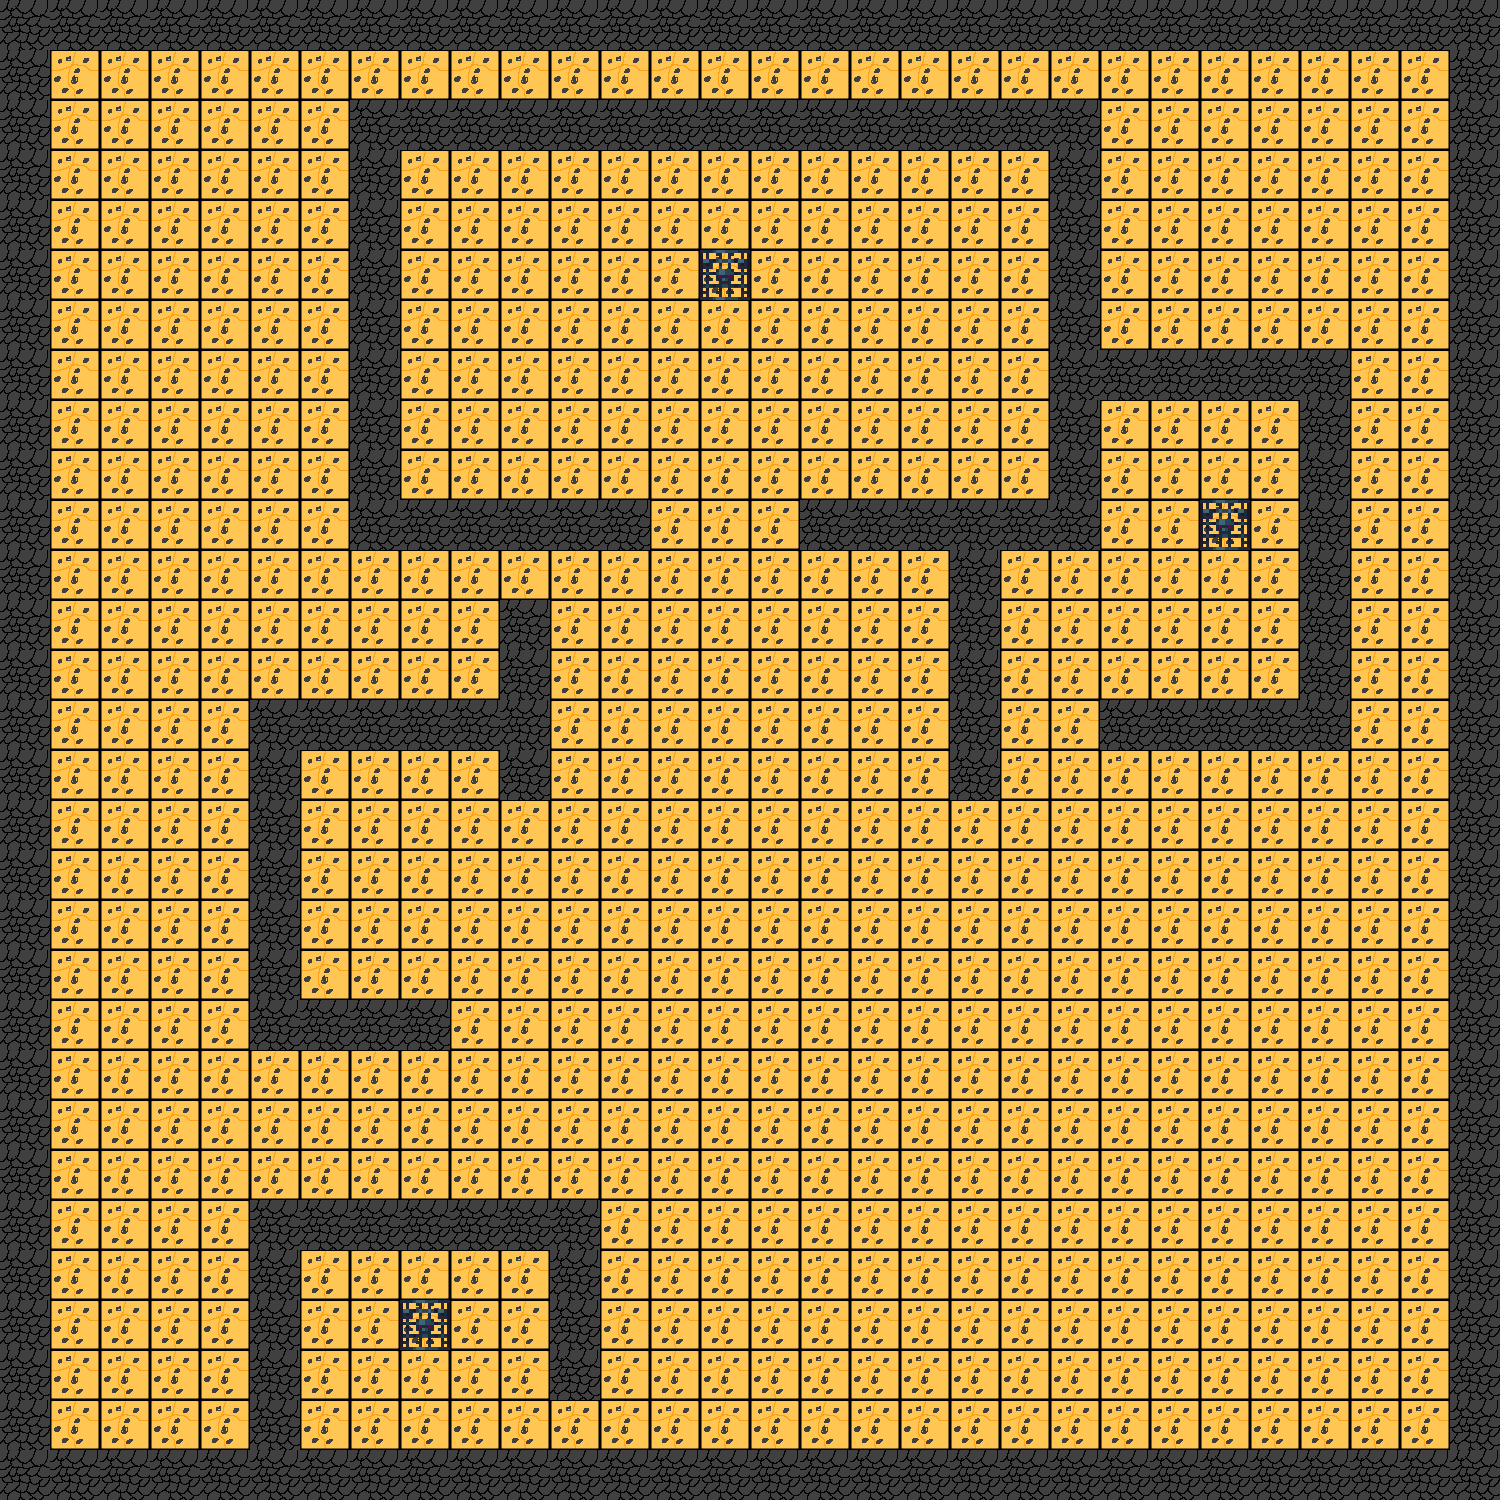

This game map was drawn from its Tiled (.tmx) file and the tilesets committed beside it. A one-line description and the trimmed map source follow:
An orthogonal 30x30 tile map with 50x50 px tiles, 3 tile layers (Floor, Wall, spawner.enemy), 4 tilesets.

<map version="1.10" tiledversion="1.11.2" orientation="orthogonal" renderorder="right-down" width="30" height="30" tilewidth="50" tileheight="50" infinite="0" nextlayerid="6" nextobjectid="5">
 <tileset firstgid="1" source="Floor.tsx" />
 <tileset firstgid="2" source="Wall.tsx" />
 <tileset firstgid="3" source="Spawner.tsx" />
 <tileset firstgid="4" source="Spawner.tsx" />
 <layer id="1" name="Floor" width="30" height="30">
  <data>[900 cells, 900 non-empty, 1 distinct tile ids]</data>
 </layer>
 <layer id="2" name="Wall" width="30" height="30">
  <data>[900 cells, 210 non-empty, 1 distinct tile ids]</data>
 </layer>
 <layer id="5" name="spawner.enemy" width="30" height="30">
  <data>[900 cells, 3 non-empty, 1 distinct tile ids]</data>
 </layer>
</map>
